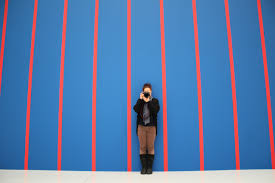
#> input picture datasets/stripes.jpg, 275 x 183 px
$ jupyter execute --allow-errors tp2_convolution.ipynb   (shell and % lines are left out)
#> lines starting #> are read from the running program, lines starting #| are printed output that depends on the picture
[cell 1]
from google.colab import drive
drive.mount('/content/drive')

# Convolution naïve

Jusqu'à présent, nous avons utilisé des réseaux multi-couches pleinement connectées.  Les opérations à chaque couche étaient de type *multiplication matrice-vecteur* suivies d'une non-linéarité. Dans ce deuxième travail pratique, nous aborderons un nouveau type de couche : la **couche convolutive**.  Mais avant de commencer à tester des réseaux de neurones à convolution, commençons à explorer l'opération de "convolution".

L'objectif de ce notebook est de vous amener à coder une **version naïve de la convolution**, version que vous pourrez récupérer par la suite.

Le code à rédiger concerne les fonctions **forward** et **backward** de la classe Conv2DNaive dans le fichier **layers/Conv.py**.

## NOTE IMPORTANTE!

Dans ce notebook, nous utiliserons la **fonction d'activation identité** selon laquelle :

$$
f(x) = x
$$

[cell 2]
import random
import numpy as np
from utils.data_utils import load_CIFAR10
import matplotlib.pyplot as plt
plt.rcParams['figure.figsize'] = (10.0, 8.0) # set default size of plots
plt.rcParams['image.interpolation'] = 'nearest'
plt.rcParams['image.cmap'] = 'gray'

# Pour automatiquement recharger les modules externes
# voir http://stackoverflow.com/questions/1907993/autoreload-of-modules-in-ipython

# Convolution version 1.0

On commence ici avec une opération très simple: convoluer une image de taille
## **4x4**
par un filtre de taille
## **2x2**
**Pas de padding et le stride = 1.**  Le résultat doit être de taille
## **3x3**
La fonction *Conv2DNaive.forward* est dans le fichier *Conv.py*.  Le tenseur de sortie doit avoir le contenu suivant :

|   |   |   |
|---|---|---|
| 5 | 6 | 5 |
| 6 | 7 | 8 |
| 8 | 8 | 9 |

[cell 3]
# TODO, à vous de coder la fonction Conv2DNaive.forward
from layers.Conv import Conv2DNaive

x_shape = (1, 1, 4, 4)  # (N=1 batch, C=1 channels, H=4 largeur du feature map, W=4 Hauteur du feature map)
w_shape = (1, 1, 2, 2)  # (F=1 Nb feature maps en sortie, C=1 channels, HH=2 hauteur du filtre, WW=2 largeur du filtre)
x = np.floor(10*np.linspace(-0.1, 0.5, num=np.prod(x_shape)).reshape(x_shape))
w = np.floor(10*np.linspace(-0.2, 0.3, num=np.prod(w_shape)).reshape(w_shape))
b = np.floor(10*np.linspace(-0.1, 0.2, num=w.shape[0]))

correct_out = np.array([[[[5, 6, 5],
                            [6, 7, 8],
                            [8, 8, 9]]]])

print('Input = \n', x)
print('Filter = \n', w)
print('Bias = ', b)

#> (the rest of this cell did not finish here and is left out)

# Convolution version 2.0

Opération un peu plus compliquée : convoluer une image ayant 2 canaux de taille
## **2x4x4**
par un filtre de taille
## **2x2x2**
**Pas de padding et le stride = 1.**  Le résultat doit être de taille
## **3x3**
Le tenseur de sortie doit avoir le contenu suivant :

|   |   |   |
|---|---|---|
| 19 | 21 | 20 |
| 21 | 22 | 22 |
| 21 | 22 | 23 |

[cell 4]
x_shape = (1, 2, 4, 4)  # (N=1 batch, C=2 channels, H=4 largeur du feature map, W=4 Hauteur du feature map)
w_shape = (1, 2, 2, 2)  # (F=1 Nb feature maps en sortie, C=2 channels, HH=2 hauteur du filtre, WW=2 largeur du filtre)
x = np.floor(10*np.linspace(-0.1, 0.5, num=np.prod(x_shape)).reshape(x_shape))
w = np.floor(10*np.linspace(-0.2, 0.3, num=np.prod(w_shape)).reshape(w_shape))
b = np.floor(10*np.linspace(-0.1, 0.2, num=w.shape[0]))

correct_out = np.array([[[[19, 21, 20],
                            [21, 22, 22],
                            [21, 22, 23]]]])

print('Input = \n', x)
print('Filter = \n', w)
print('Bias = ', b)

#> (the rest of this cell did not finish here and is left out)

# Convolution version 3.0

Ici on convolue une image ayant 2 canaux.  L'image est de taille
## **2x4x4**
et le filtre est de taille
## **2x4x4**
Puisque le filtre et l'image sont de même taille et que le padding = 0 et stride =1 alors résultat doit un tableau de taille
## **1x1**
Le tenseur de sortie doit avoir le contenu suivant : **86**

[cell 5]
x_shape = (1, 2, 4, 4)  # (N=1 batch, C=2 channels, H=4 largeur du feature map, W=4 Hauteur du feature map)
w_shape = (1, 2, 4, 4)  # (F=1 Nb feature maps en sortie, C=2 channels, HH=4 hauteur du filtre, WW=4 largeur du filtre)
x = np.floor(10*np.linspace(-0.1, 0.5, num=np.prod(x_shape)).reshape(x_shape))
w = np.floor(10*np.linspace(-0.2, 0.3, num=np.prod(w_shape)).reshape(w_shape))
b = np.floor(10*np.linspace(-0.1, 0.2, num=w.shape[0]))

correct_out = np.array([[[[86]]]])

print('Input = \n', x)
print('Filter = \n', w)
print('Bias = ', b)

#> (the rest of this cell did not finish here and is left out)

# Convolution version 4.0

**ATTENTION! ici on va tester un padding et un stride différent**

Pour ce faire, nous allons convoluer une image ayant 2 canaux.  L'image est de taille
## **2x4x4**
et le filtre est de taille
## **2x4x4**
Puisque le filtre et l'image sont de même taille et que le **padding = 1 et le stride = 2** alors résultat doit être un tableau de taille
## **2x2**
Le tenseur de sortie doit avoir le contenu suivant :

| | |
|-|-|
|52|49|
|37|29|

[cell 6]
x_shape = (1, 2, 4, 4)  # (N=1 batch, C=2 channels, H=4 largeur du feature map, W=4 Hauteur du feature map)
w_shape = (1, 2, 4, 4)  # (F=1 Nb feature maps en sortie, C=2 channels, HH=4 hauteur du filtre, WW=4 largeur du filtre)
x = np.floor(10*np.linspace(-0.1, 0.5, num=np.prod(x_shape)).reshape(x_shape))
w = np.floor(10*np.linspace(-0.2, 0.3, num=np.prod(w_shape)).reshape(w_shape))
b = np.floor(10*np.linspace(-0.1, 0.2, num=w.shape[0]))

correct_out = np.array([[[[52, 49],
                            [37, 29]]]])

print('Input = \n', x)
print('Filter = \n', w)
print('Bias = ', b)

#> (the rest of this cell did not finish here and is left out)

# Convolution version 5.0

Dernier test!

Nous allons ici convoluer **une batch de deux images** ayant chacune **3 canaux**.  La batch est un tenseur de taille
## **2x3x4x4**
De plus, nous appliquerons **3 filtres**.  Le tenseur du filtre est de taille
## **3x3x4x4**
Puisque le filtre et l'image ont tous deux 4 colonnes et 4 lignes et que le **padding = 1 et le stride = 2**, le résultat doit être une **batch de deux éléments ayant chacun trois feature maps**.  Le tenseur de sortie doit être de taille
## **2x3x2x2**

[cell 7]
x_shape = (2, 3, 4, 4)  # (N=2 batch, C=3 channels, H=4 largeur du feature map, W=4 Hauteur du feature map)
w_shape = (3, 3, 4, 4)  # (F=3 nb feature maps en sortie, C=3 channels, HH=4 hauteur du filtre, WW=4 largeur du filtre)
x = np.linspace(-0.1, 0.5, num=np.prod(x_shape)).reshape(x_shape)
w = np.linspace(-0.2, 0.3, num=np.prod(w_shape)).reshape(w_shape)
b = np.linspace(-0.1, 0.2, num=3)

#> (the rest of this cell did not finish here and is left out)

## Sanity check

Convoluons maintenant 2 *vraies* images couleurs.  Le premier filtre est un filtre faisant la **moyenne des canaux rouge-vert-bleu**; le résultat est une image en niveau de gris.  Le 2e filtre est un filtre qui détecte les contours horizontaux rouges.

[cell 8]
from matplotlib.pyplot import imread
from skimage.transform import resize

stripes = imread('datasets/stripes.jpg')
#> stripes is the input picture: shape (183, 275, 3); mean R, G, B 89.1, 123.5, 171.4
wolf = imread('datasets/wolf.jpg')
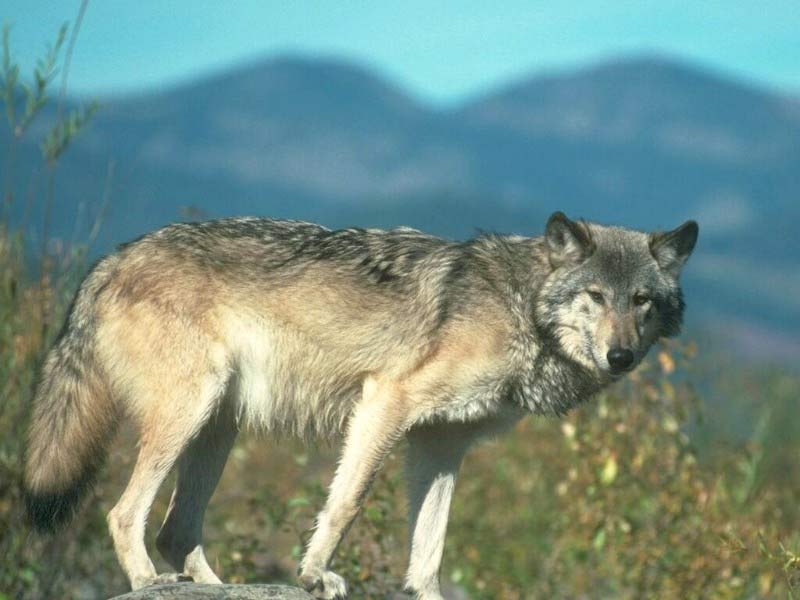
#> input picture datasets/wolf.jpg, 800 x 600 px
#> wolf is the input picture: shape (600, 800, 3); mean R, G, B 117.6, 143.2, 133.2

img_size = 200   # Make this smaller if it runs too slow
stripes_resized = resize(stripes, (img_size, img_size))
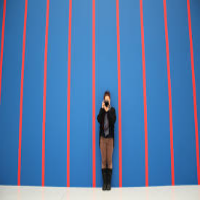
#> stripes_resized: shape (200, 200, 3) float64; mean R, G, B 0.349, 0.485, 0.672
wolf_resized = resize(wolf, (img_size, img_size))
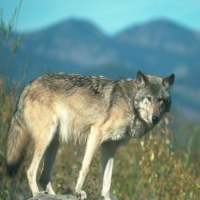
#> wolf_resized: shape (200, 200, 3) float64; mean R, G, B 0.461, 0.562, 0.522

x = np.zeros((2, 3, img_size, img_size))
x[0, :, :, :] = stripes_resized.transpose((2, 0, 1))
x[1, :, :, :] = wolf_resized.transpose((2, 0, 1))

# Set up a convolutional weights holding 2 filters, each 3x3
w = np.zeros((2, 3, 3, 3))

# The first filter converts the image to grayscale.
# Set up the red, green, and blue channels of the filter.
w[0, 0, :, :] = [[0, 0, 0], [0, 0.333, 0], [0, 0, 0]]
w[0, 1, :, :] = [[0, 0, 0], [0, 0.334, 0], [0, 0, 0]]
w[0, 2, :, :] = [[0, 0, 0], [0, 0.333, 0], [0, 0, 0]]


# Second filter detects horizontal edges in the blue channel.
w[1, 0, :, :] = [[1, 0, -1], [2, 0, -1], [1, 0, -1]]

# Vector of biases. We don't need any bias for the grayscale
# filter, but for the edge detection filter we want to add 128
# to each output so that nothing is negative.
b = np.array([0, 128])

# Compute the result of convolving each input in x with each filter in w,
# offsetting by b, and storing the results in out.
#> (the rest of this cell did not finish here and is left out)
